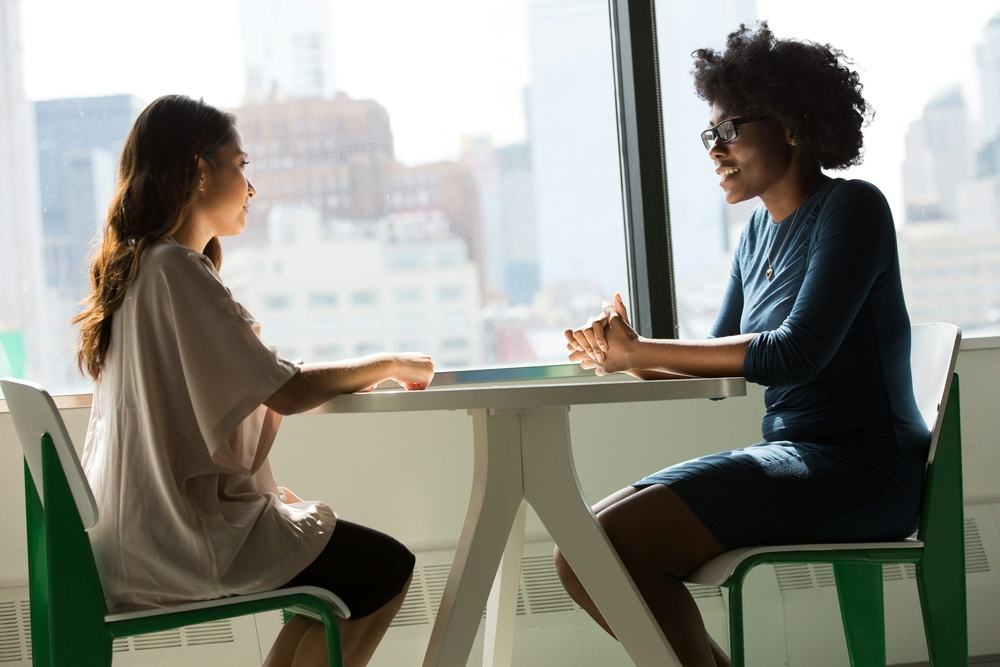
#> input picture Example2.jpeg, 1000 x 667 px, shrunk from 3000 x 2000 before the run, given in place of the camera
$ python GestureControlBasics.py
#> lines starting #> are read from the running program, lines starting #| are printed output that depends on the picture; after the words box and inside, x2 and y2 are one past the last pixel; in counts of white or black regions, pixels touching at a corner belong together
import cv2
import numpy as np

cap = cv2.VideoCapture(0)

if not cap.isOpened():
    print("Error: Failed to open the camera")
    exit()


while True:
    ret, frame = cap.read()
#> frame is the input picture: shape (667, 1000, 3); mean B, G, R 136.2, 144.8, 144.3
    if not ret:
        print("Error: Failed to capture frame")
        break

    hsv = cv2.cvtColor(frame, cv2.COLOR_BGR2HSV)
#> hsv: shape (667, 1000, 3); mean H, S, V 50.5, 57.6, 150.8

    lower_skin = np.array([0, 48, 80], dtype=np.uint8)
    upper_skin = np.array([20, 255, 255], dtype=np.uint8)

    skin_mask = cv2.inRange(hsv, lower_skin, upper_skin)
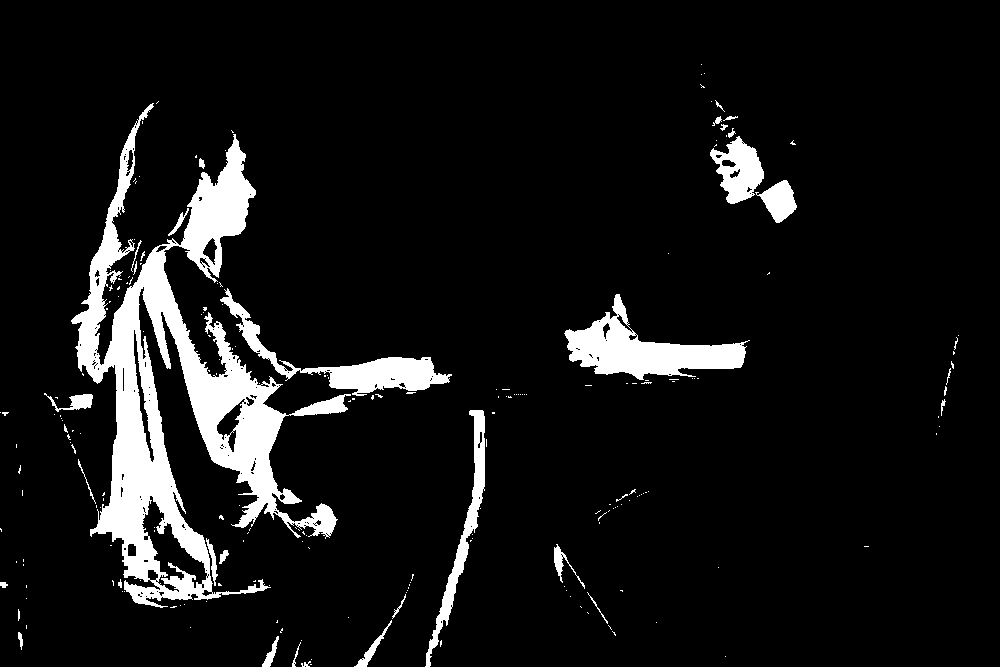
#> skin_mask: shape (667, 1000); 8.5% white; 219 white regions (186 under 20 px)

    result = cv2.bitwise_and(frame, frame, mask=skin_mask)
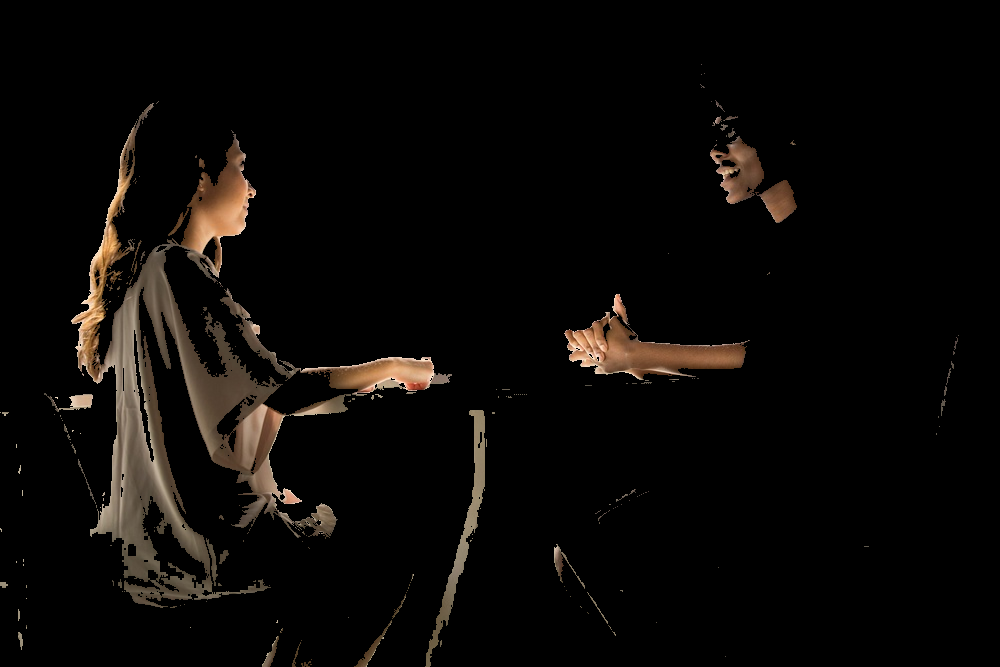
#> result: shape (667, 1000, 3); mean B, G, R 6.7, 8.7, 11

    contours, _ = cv2.findContours(skin_mask, cv2.RETR_TREE, cv2.CHAIN_APPROX_SIMPLE)
#> contours = 419 contours, 367 with area under 20; largest, box (x1, y1, x2, y2) and area: (71, 103, 351, 608) 39612, (564, 294, 750, 380) 6158, (220, 288, 452, 396) 4102, (141, 495, 208, 593) 2330, (425, 410, 485, 667) 2254

    if contours:
        max_contour = max(contours, key=cv2.contourArea)
#> max_contour = contour of 2310 points, box (x1, y1, x2, y2) (71, 103, 351, 608), area 39612
        if cv2.contourArea(max_contour) > 500:
            x,y,w,h = cv2.boundingRect(max_contour)
#> x = 71; y = 103; w = 280; h = 505
            cv2.rectangle(frame, (x, y), (x + w, y + h), (0, 255, 0), 2)
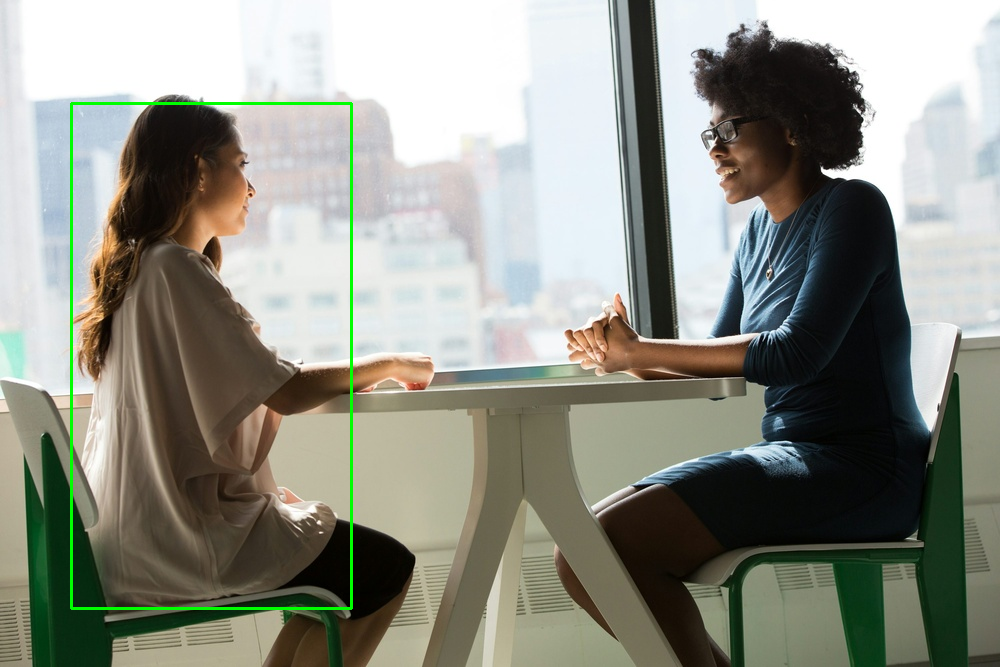
#> frame: shape (667, 1000, 3); 0.71% of pixels changed, all inside (x1, y1, x2, y2) = (70, 102, 353, 610)

            center_x = x + w // 2
#> center_x = 211
            center_y = y + h // 2
#> center_y = 355

            cv2.circle(frame, (center_x, center_y), 5, (0, 0, 255), -1)
#> frame: shape (667, 1000, 3); 0.01% of pixels changed, all inside (x1, y1, x2, y2) = (206, 350, 217, 361)

            cv2.circle(frame, (center_x, center_y), 5, (0, 0, 255), -1)


    cv2.imshow("Original Frame", frame)
    cv2.imshow("Skin Detection", result)

    if cv2.waitKey(1) & 0xFF == ord("q"):
#> (key q is pressed here)
        break
